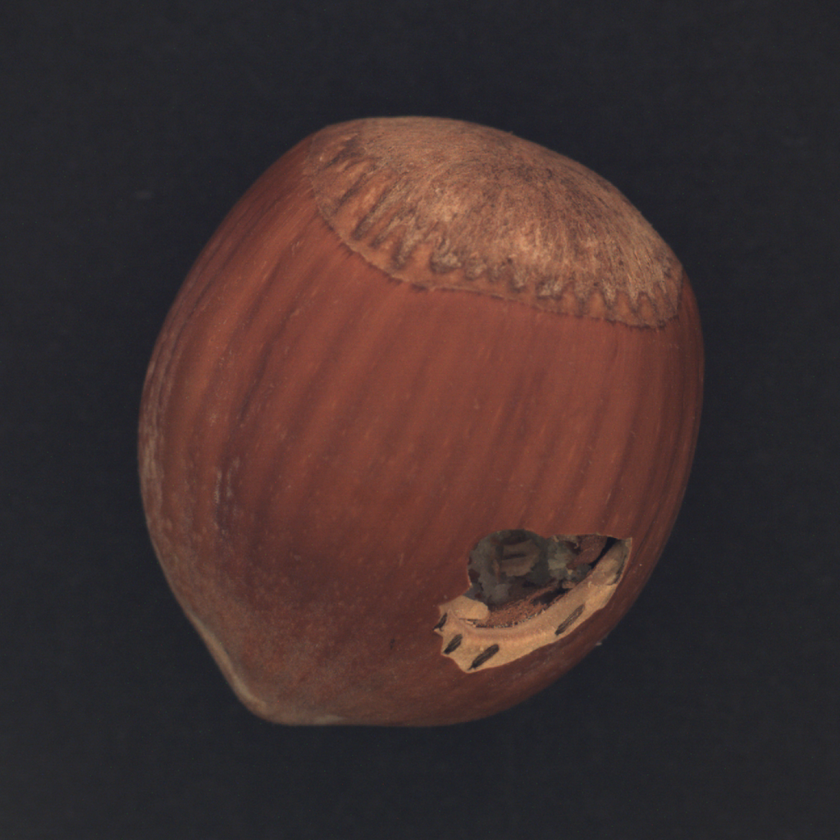
#> input picture Low-pass-Filter/hazelnut.png, 840 x 840 px, shrunk from 1024 x 1024 before the run
$ python lowpassfilter.py
#> lines starting #> are read from the running program, lines starting #| are printed output that depends on the picture
import cv2
import matplotlib.pyplot as plt
original_bgr = cv2.imread('hazelnut.png')
#> original_bgr is the input picture: shape (840, 840, 3); mean B, G, R 47.6, 48.8, 66.1
if original_bgr is None:
    print("Error: Could not load image. Please check the file path.")
else:
    original_rgb = cv2.cvtColor(original_bgr, cv2.COLOR_BGR2RGB)

    original_grayscale = cv2.cvtColor(original_bgr, cv2.COLOR_BGR2GRAY)
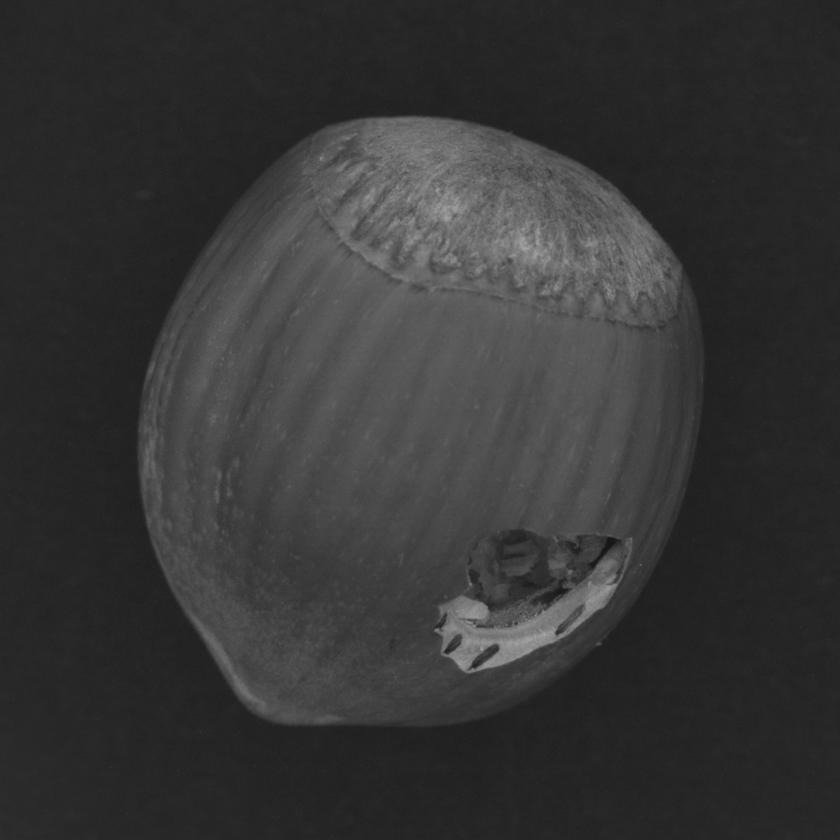
#> original_grayscale: shape (840, 840); min 22, max 169, mean 53.8

    filtered_image = cv2.blur(original_grayscale, (5, 5))

    fig, axes = plt.subplots(1, 3, figsize=(15, 5))

    axes[0].imshow(original_rgb)
    axes[0].set_title('Original (RGB)')
    axes[0].axis('off')

    axes[1].imshow(original_grayscale, cmap='gray')
    axes[1].set_title('Original (Grayscale)')
    axes[1].axis('off')

    axes[2].imshow(filtered_image, cmap='gray')
    axes[2].set_title('Mean Filtered (Grayscale)')
    axes[2].axis('off')

    plt.tight_layout()
    plt.show()
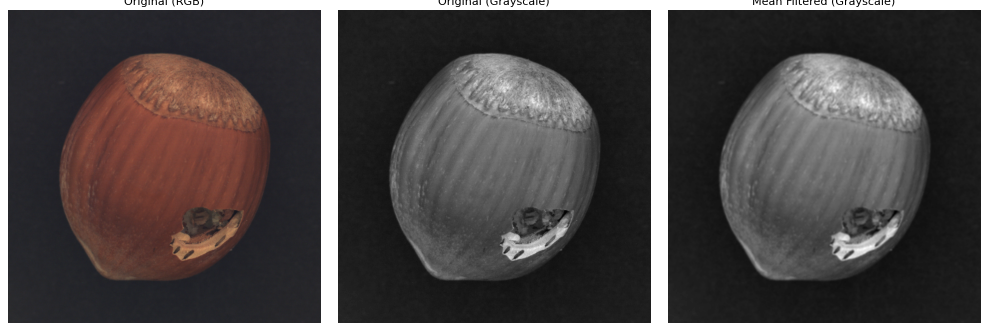
#> figure drawn by matplotlib, 3 panels
